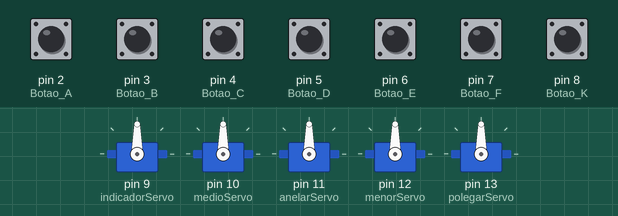
Recording of a sketch running on a simulated Arduino Uno, built with avr-gcc and run on an emulated ATmega328P. Parts: 5 × servo. The inputs (shaded band) are chosen by the test bench; at power-on: pin 2 (Botao_A), pin 3 (Botao_B), pin 4 (Botao_C), pin 5 (Botao_D), pin 6 (Botao_E), pin 7 (Botao_F), pin 8 (Botao_K) HIGH.

Above: at 1.2 s.
1.3 s: pin 2 (Botao_A) pulled LOW for 0.15 s
At 1.8 s:
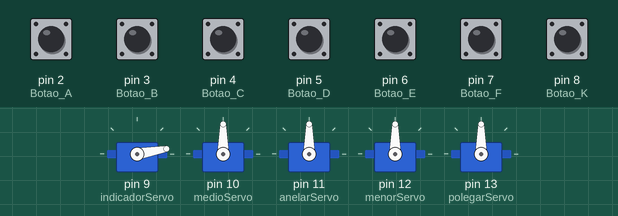
3.8 s: pin 3 (Botao_B) pulled LOW for 0.15 s
At 4.6 s:
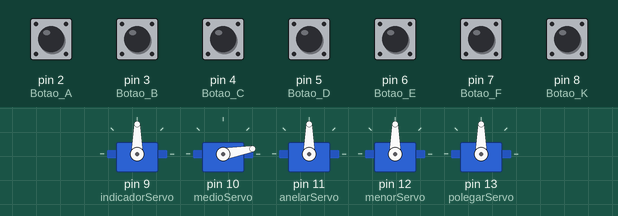
6.3 s: pin 4 (Botao_C) pulled LOW for 0.15 s
At 6.8 s:
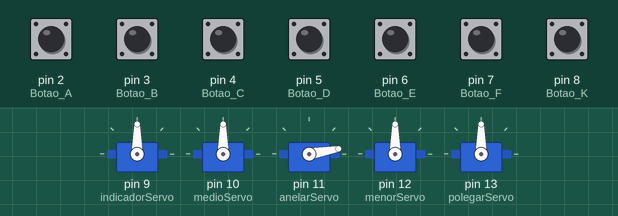
8.8 s: pin 5 (Botao_D) pulled LOW for 0.15 s
At 9.6 s:
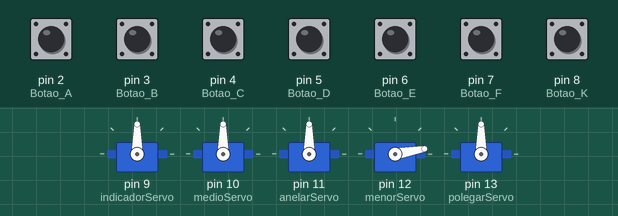
11.3 s: pin 6 (Botao_E) pulled LOW for 0.15 s
At 11.8 s:
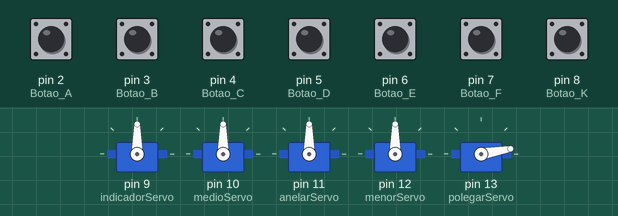
13.8 s: pin 7 (Botao_F) pulled LOW for 0.15 s
At 14.6 s:
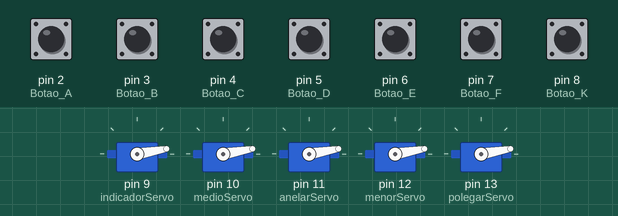
Timing chart, 0 to 16.8 s (numbered marks = the images above; inputs shaded):
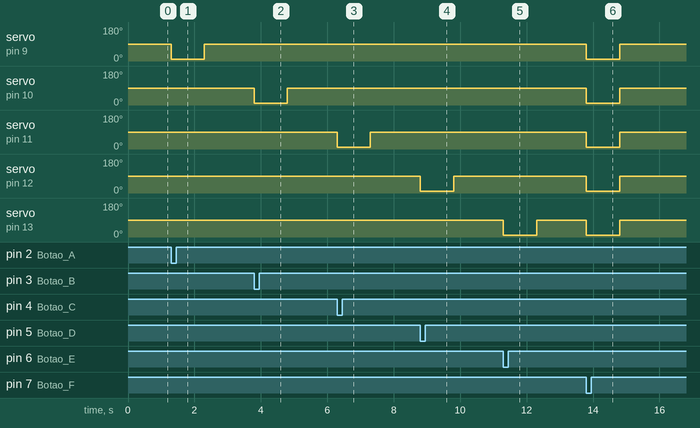

The sketch:

MaoRobotica.ino
```cpp
#include <Servo.h>

Servo indicadorServo;
Servo medioServo;
Servo anelarServo;
Servo menorServo;
Servo polegarServo;

#define Botao_A 2
#define Botao_B 3
#define Botao_C 4
#define Botao_D 5
#define Botao_E 6
#define Botao_F 7
#define Botao_K 8

void setup() {
    Serial.begin(9600);

    indicadorServo.attach(9);
    medioServo.attach(10);
    anelarServo.attach(11);
    menorServo.attach(12);
    polegarServo.attach(13);

    pinMode(Botao_A, INPUT_PULLUP);
    pinMode(Botao_B, INPUT_PULLUP);
    pinMode(Botao_C, INPUT_PULLUP);
    pinMode(Botao_D, INPUT_PULLUP);
    pinMode(Botao_E, INPUT_PULLUP);
    pinMode(Botao_F, INPUT_PULLUP);
    pinMode(Botao_K, INPUT_PULLUP);
}

void loop() {
    if (digitalRead(Botao_A) == LOW) {
        movimentoIndicador();
    }
    if (digitalRead(Botao_B) == LOW) {
        movimentoMedio();
    }
    if (digitalRead(Botao_C) == LOW) {
        movimentoAnelar();
    }
    if (digitalRead(Botao_D) == LOW) {
        movimentoMenor();
    }
    if (digitalRead(Botao_E) == LOW) {
        movimentoPolegar();
    }
    if (digitalRead(Botao_F) == LOW) {

        moveAllFingers(10);
        delay(1000);
        moveAllFingers(90);
    }
    if (digitalRead(Botao_K) == LOW) {

        resetFingerPositions();
    }
}

void movimentoIndicador() {
    indicadorServo.write(10);
    delay(1000);
    indicadorServo.write(90);
}

void movimentoMedio() {
    medioServo.write(10);
    delay(1000);
    medioServo.write(90);
}

void movimentoAnelar() {
    anelarServo.write(10);
    delay(1000);
    anelarServo.write(90);
}

void movimentoMenor() {
    menorServo.write(10);
    delay(1000);
    menorServo.write(90);
}

void movimentoPolegar() {
    polegarServo.write(10);
    delay(1000);
    polegarServo.write(90);
}

void moveAllFingers(int position) {
    indicadorServo.write(position);
    medioServo.write(position);
    anelarServo.write(position);
    menorServo.write(position);
    polegarServo.write(position);
}

void resetFingerPositions() {
    moveAllFingers(90);
}
```

Measured:
- after the input at 1.3 s, servo on pin 9 (indicadorServo): 90° → 10° at once, → 90° 1.0 s later
- after the input at 3.8 s, servo on pin 10 (medioServo): 90° → 10° at once, → 90° 1.0 s later
- after the input at 6.3 s, servo on pin 11 (anelarServo): 90° → 10° at once, → 90° 1.0 s later
- after the input at 8.8 s, servo on pin 12 (menorServo): 90° → 10° at once, → 90° 1.0 s later
- after the input at 11.3 s, servo on pin 13 (polegarServo): 90° → 10° at once, → 90° 1.0 s later
- after the input at 13.8 s, servo on pin 9 (indicadorServo), servo on pin 10 (medioServo), servo on pin 11 (anelarServo), servo on pin 12 (menorServo), servo on pin 13 (polegarServo): 90° → 10° at once, → 90° 1.0 s later
